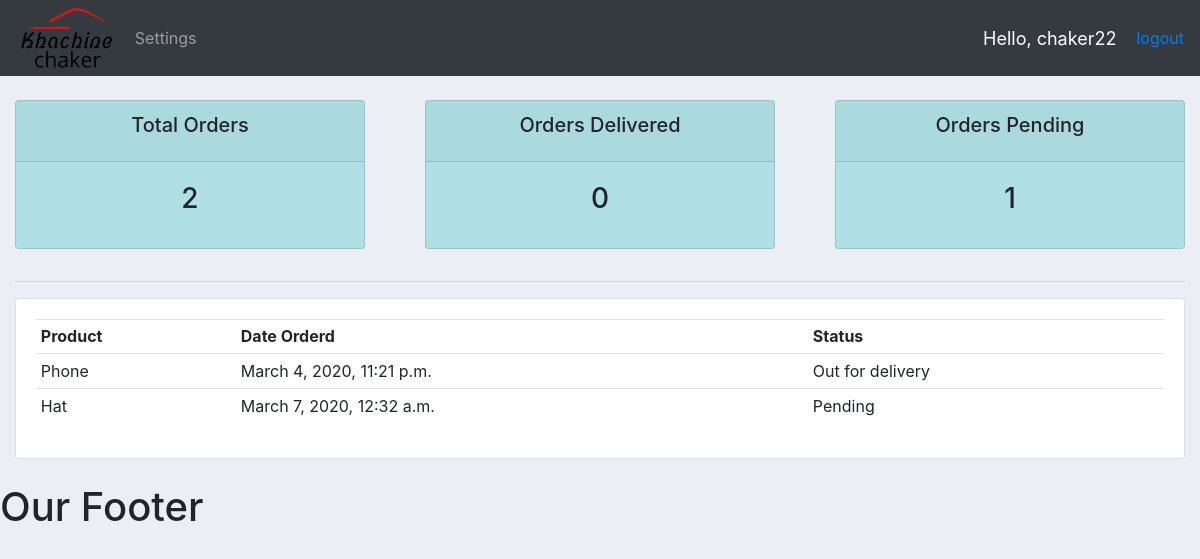
Screenshot of /user/ (signed in) with the database file from the repository.
### accounts/models.py (models this page shows)
class Order(models.Model):
    STATUS = (
        ('Pending','Pending'),
        ('Out for delivery','Out for delivery'),
        ('Delivered','Delivered'),
    )
    customer = models.ForeignKey(Customer, null=True, on_delete = models.SET_NULL)
    Product = models.ForeignKey(Product, null=True, on_delete = models.SET_NULL)
    date_created = models.DateTimeField(auto_now_add=True, null=True)
    status = models.CharField(max_length=200,null=True,choices=STATUS)
    note = models.CharField(max_length=200,null=True)
    def __str__(self):
        return self.Product.name

class Product(models.Model):
    CATEGORY = (
        ('Indoor','Indoor'),
        ('Out Door','Out Door')
    )
    name = models.CharField(max_length=200, null=True)
    price = models.FloatField(null=True)
    category = models.CharField(max_length=200, null=True,choices = CATEGORY)
    description = models.CharField(max_length=200, null=True,blank=True)
    date_created = models.DateTimeField(auto_now_add=True, null=True)
    tags = models.ManyToManyField(Tag)
    def __str__(self):
        return self.name

### accounts/decorators.py (the view)
        def wrapper_func(request, *args, **kargs):
            group = None
            if request.user.groups.exists():
                group = request.user.groups.all()[0].name
            if group in allowed_roles:
                return view_func(request, *args, **kargs)
            else:
                return HttpResponse("You are not authorised to view this page")

### accounts/views.py (called while the page is built)
@login_required(login_url = 'login')
@allowed_users(allowed_roles = ['customer'])
def userPage(request):
    orders = request.user.customer.order_set.all()
    print(orders)
    total_orders = orders.count()
    delivered = orders.filter(status = 'Delivered').count()
    pending = orders.filter(status ='Pending').count()
    context = {'orders' : orders,
    'total_orders' : total_orders,
    'delivered' : delivered,
    'pending' : pending}
    return render(request,'accounts/user.html',context)

### accounts/templates/accounts/user.html
{% extends 'accounts/main.html' %}
{% block content %}
{% include 'accounts/status.html' %}
<div class="col-md">
  <hr>
  <div class="card card-body">
    <table class="table table-sm">
      <tbody><tr>
        <th>Product</th>
        <th>Date Orderd</th>
        <th>Status</th>
      </tr>
        {%for order in orders%}
        <tr>
          <td>{{order.Product}}</td>
          <td>{{order.date_created}}</td>
          <td>{{order.status}}</td>
        </tr>
        {% endfor %}
    </tbody></table>
  </div>
</div>
{% endblock content %}

### accounts/templates/accounts/navbar.html (shortened to what this page needs)
{% load static %}
<nav class="navbar navbar-expand-lg navbar-dark bg-dark">
  <img src="{% static 'images/logochaker.png' %}" style="height:60px;width:auto; margin-right:10px" id="logo">
  <div class="collapse navbar-collapse" id="navbarNav">
    <ul class="navbar-nav">
      {% if request.user.is_stuff %}
      <li class="nav-item active">
        <a class="nav-link" href="{% url 'home' %}">Dashboard</a>
      </li>
      <li class="nav-item">
        <a class="nav-link" href="{% url 'products' %}">Products</a>
      </li>
      {% else %}
      <li class="nav-item">
        <a class="nav-link" href="{% url 'account' %}">Settings</a>
      </li>
      {% endif %}
    </ul>
  </div>
  <span class="hello-msg" >Hello, {{request.user}}</span>
  <span><a href="{% url 'logout' %}">logout</a></span>
</nav>

### static/css/main.css (style rules this page uses)
body { background-color : #ebeff5; }

### accounts/templates/accounts/navbar.html (style rules this page uses)
.hello-msg { font-size: 18px; color: #ffff; margin-right: 20px }

### rows the page displays
Order: Product "Phone", date_created "March 4, 2020, 11:21 p.m.", status "Out for delivery"
Order: Product "Hat", date_created "March 7, 2020, 12:32 a.m.", status "Pending"

### other values shown
{{ request.user }} "chaker22"
{{ total_orders }} "2"
{{ delivered }} "0"
{{ pending }} "1"
